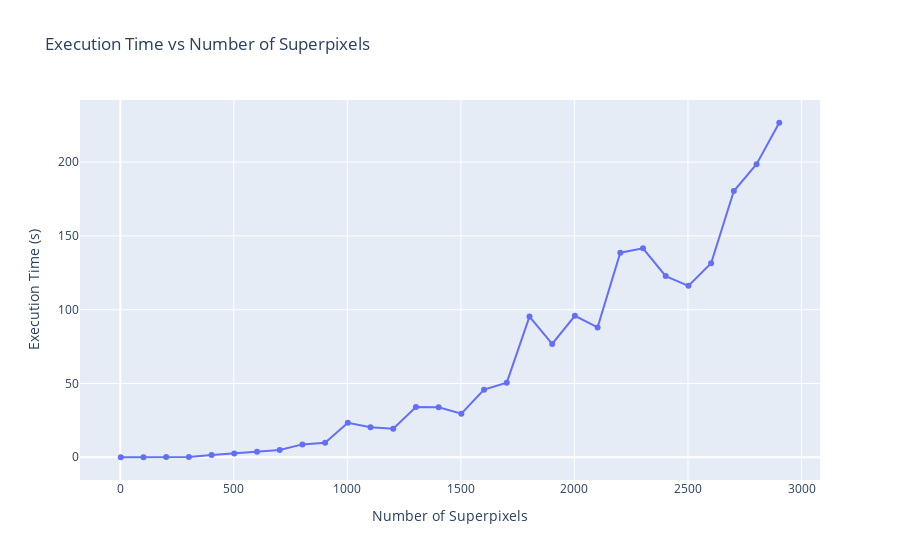

The cell this chart's notebook holds for it:
### Code cell
df = pd.DataFrame([list(range(2,3000,100)), ex_time]).T
df.columns = ['Number of Superpixels', 'Execution Time (s)']

px.line(df, x='Number of Superpixels', y='Execution Time (s)', title='Execution Time vs Number of Superpixels', markers=True)

### Figure 1 — Plotly figure (JSON) as saved in the notebook; plotly's stock layout.template omitted (floating-point values rounded to 4 significant figures)
{"data": [{"hovertemplate": "Number of Superpixels=%{x}<br>Execution Time (s)=%{y}<extra></extra>", "legendgroup": "", "line": {"color": "#636efa", "dash": "solid"}, "marker": {"symbol": "circle"}, "mode": "lines+markers", "name": "", "orientation": "v", "showlegend": false, "type": "scatter", "x": [2, 102, 202, 302, 402, 502, 602, 702, 802, 902, 1002, 1102, 1202, 1302, 1402, 1502, 1602, 1702, 1802, 1902, 2002, 2102, 2202, 2302, 2402, 2502, 2602, 2702, 2802, 2902], "xaxis": "x", "y": [0.008009, 0.06299, 0.175, 0.259, 1.526, 2.584, 3.778, 4.9, 8.731, 9.805, 23.3, 20.34, 19.31, 34.11, 33.91, 29.51, 45.81, 50.53, 95.34, 76.78, 95.85, 87.99, 138.6, 141.6, 122.8, 116.1, 131.5, 180.4, 198.6, 226.7], "yaxis": "y"}], "layout": {"legend": {"tracegroupgap": 0}, "title": {"text": "Execution Time vs Number of Superpixels"}, "xaxis": {"anchor": "y", "domain": [0, 1], "title": {"text": "Number of Superpixels"}}, "yaxis": {"anchor": "x", "domain": [0, 1], "title": {"text": "Execution Time (s)"}}}}
